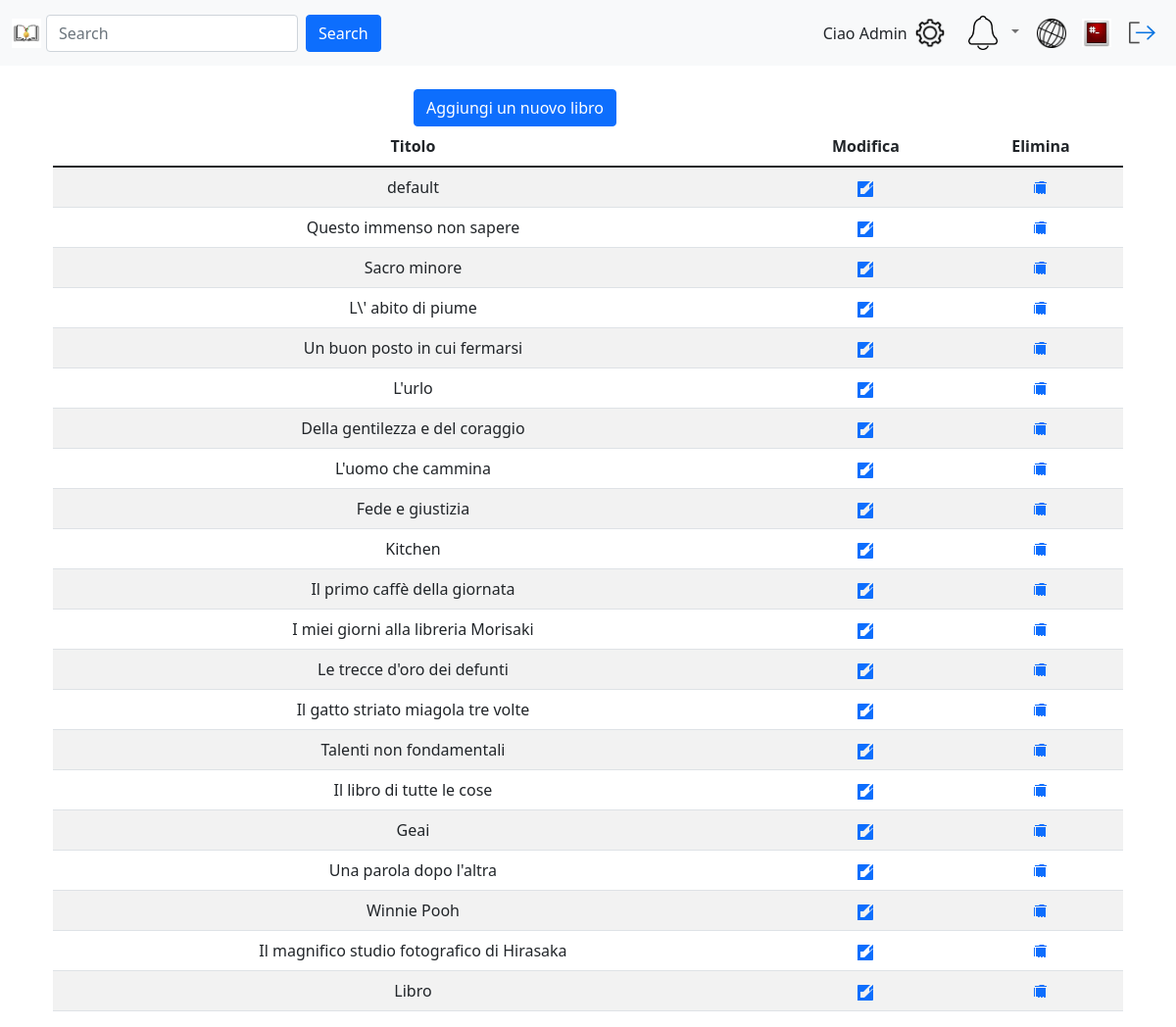
The app's page /gestioneLibri.php (signed in) with its own data.
### tables this page shows
CREATE TABLE `utente` (
  `id` int(8) NOT NULL AUTO_INCREMENT,
  `username` varchar(80) NOT NULL,
  `email` varchar(80) NOT NULL,
  `pwd` varchar(120) NOT NULL,
  `immagineProfilo` varchar(255) NOT NULL,
  `isAdmin` int(1) NOT NULL,
  `descrizione` varchar(150) DEFAULT NULL,
  `stato` int(1) NOT NULL,
  PRIMARY KEY (`id`)
);

CREATE TABLE `libro` (
  `id` int(8) NOT NULL AUTO_INCREMENT,
  `titolo` varchar(255) NOT NULL,
  PRIMARY KEY (`id`),
  UNIQUE KEY `ID_LIBRO_IND` (`id`)
);

### include/login.model.php (called while the page is built, shortened)
<?php
require_once 'config.php';
function getDbImageName(string $username){
    global $conn;
    $sql = "SELECT immagineProfilo FROM utente WHERE username = ?";
    $stmt = $conn->prepare($sql);
    $stmt->bind_param("s", $username);
    $stmt->execute();
    $result = $stmt->get_result();
    return $result->fetch_assoc()['immagineProfilo'];
}
?>

### include/login.controller.php (called while the page is built, shortened)
<?php
function getUserImage(string $username){
    $defaultProfileImage = "images/users/default.png";
    $image = "images/users/" . getDbImageName($username);
    try {
        if (is_file($image) && (getimagesize($image) !== false)) {
                return $image;
            }
    }
    catch (Exception $e) {
        echo '<script>';
        echo 'console.log("Errore nel reperire l\'immagine del profilo utente da db");';
        echo '</script>';
        }
    return $defaultProfileImage;
}
?>

### include/libri.php (called while the page is built, shortened)
<?php
class Libri {
    private $conn;
    public function __construct($conn) {
        $this->conn = $conn;
    }
    public function getLibri() {
        $sql = "SELECT * FROM libro";
        $result = mysqli_query($this->conn, $sql);
        return $result;
    }
}
$libri = new Libri($conn);
?>

### gestioneLibri.php (the view, shortened to what this page needs)
<?php
require_once 'include/config.php';
require_once 'include/libri.php';
?>
<!DOCTYPE html>
<html lang="it">
<head>
    <link rel="stylesheet" type="text/css" href="https://cdn.datatables.net/1.11.5/css/jquery.dataTables.css">
    <link href="https://cdn.jsdelivr.net/npm/bootstrap@5.1.3/dist/css/bootstrap.min.css" rel="stylesheet">
    <link rel="stylesheet" type="text/css" href="css/landingPage.css">
</head>
<body>
    <?php require('navbarSelect.php'); ?>
    <main class="container">
        <br />
        <div class="row">
            <div class="col-md-4"></div>
            <div class="col-md-4">
                <button type="button" class="btn btn-primary" data-bs-toggle="modal" data-bs-target="#addbook">
                    Aggiungi un nuovo libro
                </button>
            </div>
            <div class="col-md-4"></div>
        </div>
        <div class="container">
            <div class="row">
                <div class="col-md-12">
                    <table id="libriTable" class="table table-striped text-center">
                        <thead>
                            <tr>
                                <th>Titolo</th>
                                <th>Modifica</th>
                                <th>Elimina</th>
                            </tr>
                        </thead>
                        <tbody>
                            <?php
                            $libriResult = $libri->getLibri();
                            while ($row = mysqli_fetch_assoc($libriResult)) {
                            ?>
                                <tr>
                                    <td> <?php echo $row['titolo']; ?> </td>
                                    <td>
                                        <a href='#' data-bs-toggle="modal" data-bs-target="#modal_modifica_libro_<?php echo $row['id']; ?>" title="Modifica libro">
                                        </a>
                                    </td>
                                    <td>
                                        <a href='#' data-bs-toggle="modal" data-bs-target="#modal_elimina_libro_<?php echo $row['id']; ?>">
                                        </a>
                                    </td>
                                </tr>
                            <?php } ?>
                        </tbody>
                    </table>
                </div>
            </div>
        </div>
    </main>
</body>
</html>

### navbar.php (shortened to what this page needs)
<?php
include_once("include/login.controller.php");
include_once("include/login.model.php");
?>
<header>
    <nav class="navbar navbar-expand navbar-light bg-light">
        <div class="container-fluid">
            <a href="landingPage.php"> <img id="logo" src="images/logoLetturePremiateSmall.jpg" alt="Logo con libro e medaglia"> </a>
            <form action="searchingPage.php" method="post" class="d-flex me-auto" >
                <input name="searchingText" id="searchingText" class="form-control me-2" type="search" placeholder="Search" aria-label="Search" />
                <button class="btn btn-primary" type="submit">Search</button>
            </form>
          <div id="username" class="d-flex"><?php echo "Ciao " . ucfirst($_SESSION["username"]);?></div>
          <div class="d-flex" id="navbarSupportedContent">
            <ul class="navbar-nav">
              <li class="nav-item">
                <a href="settingPage.php"><img src="images/settingLogo.png" alt="Impostazioni"></a>
              </li>
              <li class="nav-item dropdown">
                <a class="nav-link dropdown-toggle" data-bs-toggle="dropdown" href="#" role="button" aria-expanded="false">
                  <img src="images/notifyLogo.png" alt="Notifiche">
                </a>
              </li>
              <li class="nav-item dropdown">
                <a href="discoveryPage.php"><img src="images/discoveryLogo.png" alt="Scopri"></a>
              </li>
              <li class="nav-item">
                <a href="profilePage.php"><img src=<?php echo getUserImage($_SESSION["username"]); ?> alt="Immagine Profilo"> </a>
              </li>
                <li class="nav-item">
                <a href="logout.php"><img src="images/log-out.png" alt="Logout"></a>
              </li>
            </ul>
          </div>
        </div>
      </nav>
</header>

### css/landingPage.css (style rules this page uses)
#logo { width: 30px; height: auto; margin-right: 5px; }
#navbarSupportedContent img { width: 30px; height: auto; margin: 0 6px; }
#navbarSupportedContent ul.navbar-nav { display: flex; align-items: center; }
#navbarSupportedContent li.nav-item { margin: 0 2px; }
form { display: block; }

### records on screen
utente: immagineProfilo (picture)
libro: titolo "default"
libro: titolo "Questo immenso non sapere"
libro: titolo "Sacro minore"
libro: titolo "L\\' abito di piume"
libro: titolo "Un buon posto in cui fermarsi"
libro: titolo "L'urlo"
libro: titolo "Della gentilezza e del coraggio"
libro: titolo "L'uomo che cammina"
libro: titolo "Fede e giustizia"
libro: titolo "Kitchen"
libro: titolo "Il primo caffè della giornata"
libro: titolo "I miei giorni alla libreria Morisaki"
libro: titolo "Le trecce d'oro dei defunti"
libro: titolo "Il gatto striato miagola tre volte"
libro: titolo "Talenti non fondamentali"
libro: titolo "Il libro di tutte le cose"
libro: titolo "Geai"
libro: titolo "Una parola dopo l'altra"
libro: titolo "Winnie Pooh"
libro: titolo "Il magnifico studio fotografico di Hirasaka"
libro: titolo "Libro"

### other values on screen
$_SESSION["username"] "Admin"
